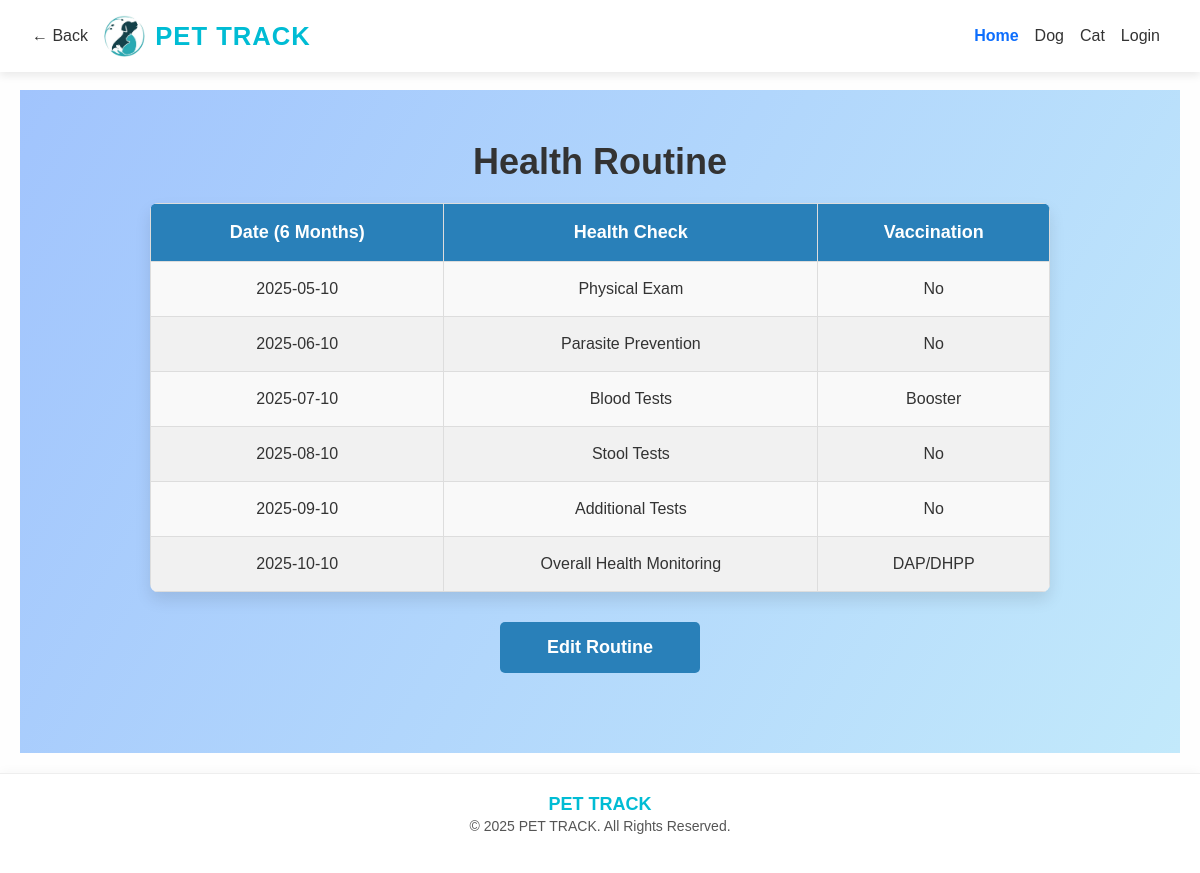
The app's page /dog_health_view/5/ with its own data.
### app1/models.py (models this page shows, shortened)
class DogHealthRoutine(models.Model):
    dog = models.ForeignKey(Dog, on_delete=models.CASCADE, default=1)
    dog_name = models.CharField(max_length=100)
    date1 = models.CharField(max_length=255)
    health_check1 = models.CharField(max_length=255)
    vaccination1 = models.CharField(max_length=255)
    date2 = models.CharField(max_length=255)
    health_check2 = models.CharField(max_length=255)
    vaccination2 = models.CharField(max_length=255)
    date3 = models.CharField(max_length=255)
    health_check3 = models.CharField(max_length=255)
    vaccination3 = models.CharField(max_length=255)
    date4 = models.CharField(max_length=255)
    health_check4 = models.CharField(max_length=255)
    vaccination4 = models.CharField(max_length=255)
    date5 = models.CharField(max_length=255)
    health_check5 = models.CharField(max_length=255)
    vaccination5 = models.CharField(max_length=255)
    date6 = models.CharField(max_length=255)
    health_check6 = models.CharField(max_length=255)
    vaccination6 = models.CharField(max_length=255)

### app1/views.py (the view)
# urls.py: path('dog_health_view/<int:id>/', views.dog_health_view, name='dog_health_view'),
def dog_health_view(request, id):
    routine = get_object_or_404(DogHealthRoutine, id=id)
    return render(request, 'dog_health_view.html', {
        'routine': routine,
        'dog_id': routine.dog.id  # Now properly references the Dog's ID
    })

### templates/dog_health_view.html (shortened to what this page needs)
{% extends 'base.html' %}
{% block content %}
<section>
    <div class="container">
        <h2>Health Routine</h2>
        <div>
            <table class="routine-table">
                <thead>
                    <tr>
                        <th>Date (6 Months)</th>
                        <th>Health Check</th>
                        <th>Vaccination</th>
                    </tr>
                </thead>
                <tbody>
                    <tr>
                        <td>{{ routine.date1 }}</td>
                        <td>{{ routine.health_check1 }}</td>
                        <td>{{ routine.vaccination1 }}</td>
                    </tr>
                    <tr>
                        <td>{{ routine.date2 }}</td>
                        <td>{{ routine.health_check2 }}</td>
                        <td>{{ routine.vaccination2 }}</td>
                    </tr>
                    <tr>
                        <td>{{ routine.date3 }}</td>
                        <td>{{ routine.health_check3 }}</td>
                        <td>{{ routine.vaccination3 }}</td>
                    </tr>
                    <tr>
                        <td>{{ routine.date4 }}</td>
                        <td>{{ routine.health_check4 }}</td>
                        <td>{{ routine.vaccination4 }}</td>
                    </tr>
                    <tr>
                        <td>{{ routine.date5 }}</td>
                        <td>{{ routine.health_check5 }}</td>
                        <td>{{ routine.vaccination5 }}</td>
                    </tr>
                    <tr>
                        <td>{{ routine.date6 }}</td>
                        <td>{{ routine.health_check6 }}</td>
                        <td>{{ routine.vaccination6 }}</td>
                    </tr>
                </tbody>
            </table>
        </div>
        <a href="{% url 'dog_health_edit' id=routine.id %}" class="edit-button">Edit Routine</a>
    </div>
</section>
{% endblock %}

### templates/base.html (style rules this page uses)
* { box-sizing: border-box; }
body { font-family: 'Poppins', sans-serif; margin: 0; padding-top: 70px; background-color: #fefefe; color: #333; }

### templates/dog_health_view.html (style rules this page uses)
section { font-family: 'Poppins', sans-serif; background: linear-gradient(120deg, #a1c4fd, #c2e9fb); color: #333; margin: 0; padding: 50px 0; }
h2 { text-align: center; font-size: 36px; color: #333; font-weight: bold; margin-bottom: 20px; }
table.routine-table { width: 100%; max-width: 900px; margin: 0 auto; border-collapse: collapse; box-shadow: 0 8px 16px rgba(0, 0, 0, 0.1); border-radius: 8px; overflow: hidden; }
table.routine-table th, table.routine-table td { padding: 15px; text-align: center; border: 1px solid #ddd; }
table.routine-table th { background-color: #2980b9; color: white; font-size: 18px; }
table.routine-table td { background-color: #f9f9f9; color: #333; font-size: 16px; }
table.routine-table tr:nth-child(even) td { background-color: #f1f1f1; }
.edit-button { display: block; margin: 30px auto; padding: 12px 30px; background-color: #2980b9; color: white; font-size: 18px; font-weight: bold; border: none; border-radius: 5px; text-align: center; text-decoration: none; transition: background-color 0.3s ease, transform 0.3s ease; width: 200px; }

### records on screen
DogHealthRoutine: date1 "2025-05-10", health_check1 "Physical Exam", vaccination1 "No", date2 "2025-06-10", health_check2 "Parasite Prevention", vaccination2 "No", date3 "2025-07-10", health_check3 "Blood Tests", vaccination3 "Booster", date4 "2025-08-10", health_check4 "Stool Tests", vaccination4 "No", date5 "2025-09-10", health_check5 "Additional Tests", vaccination5 "No", date6 "2025-10-10", health_check6 "Overall Health Monitoring", vaccination6 "DAP/DHPP"
